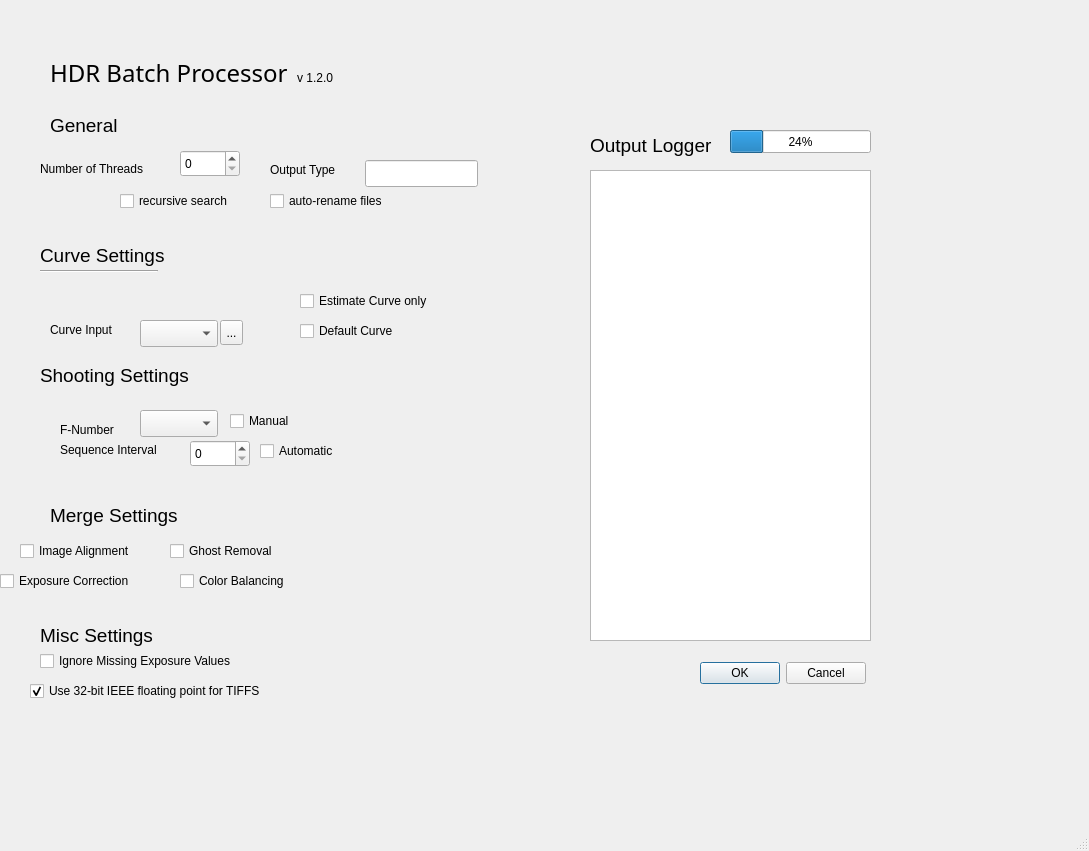
<?xml version="1.0" encoding="UTF-8"?>
<ui version="4.0">
 <class>MainWindow</class>
 <widget class="QMainWindow" name="MainWindow">
  <property name="geometry">
   <rect>
    <x>0</x>
    <y>0</y>
    <width>1089</width>
    <height>851</height>
   </rect>
  </property>
  <property name="windowTitle">
   <string>MainWindow</string>
  </property>
  <widget class="QWidget" name="centralwidget">
   <widget class="QDialogButtonBox" name="buttonBox">
    <property name="geometry">
     <rect>
      <x>690</x>
      <y>660</y>
      <width>176</width>
      <height>27</height>
     </rect>
    </property>
    <property name="standardButtons">
     <set>QDialogButtonBox::Cancel|QDialogButtonBox::Ok</set>
    </property>
   </widget>
   <widget class="QSpinBox" name="threads_sb">
    <property name="geometry">
     <rect>
      <x>180</x>
      <y>150</y>
      <width>60</width>
      <height>27</height>
     </rect>
    </property>
   </widget>
   <widget class="QLabel" name="label">
    <property name="geometry">
     <rect>
      <x>40</x>
      <y>160</y>
      <width>131</width>
      <height>17</height>
     </rect>
    </property>
    <property name="text">
     <string>Number of Threads</string>
    </property>
   </widget>
   <widget class="QCheckBox" name="checkBox">
    <property name="geometry">
     <rect>
      <x>120</x>
      <y>190</y>
      <width>141</width>
      <height>22</height>
     </rect>
    </property>
    <property name="text">
     <string>recursive search</string>
    </property>
   </widget>
   <widget class="QCheckBox" name="checkBox_2">
    <property name="geometry">
     <rect>
      <x>270</x>
      <y>190</y>
      <width>141</width>
      <height>22</height>
     </rect>
    </property>
    <property name="text">
     <string>auto-rename files</string>
    </property>
   </widget>
   <widget class="QLineEdit" name="lineEdit">
    <property name="geometry">
     <rect>
      <x>365</x>
      <y>160</y>
      <width>113</width>
      <height>27</height>
     </rect>
    </property>
   </widget>
   <widget class="QLabel" name="label_2">
    <property name="geometry">
     <rect>
      <x>270</x>
      <y>160</y>
      <width>91</width>
      <height>20</height>
     </rect>
    </property>
    <property name="text">
     <string>Output Type</string>
    </property>
   </widget>
   <widget class="QComboBox" name="comboBox">
    <property name="geometry">
     <rect>
      <x>140</x>
      <y>410</y>
      <width>78</width>
      <height>27</height>
     </rect>
    </property>
   </widget>
   <widget class="QLabel" name="label_3">
    <property name="geometry">
     <rect>
      <x>60</x>
      <y>420</y>
      <width>81</width>
      <height>20</height>
     </rect>
    </property>
    <property name="text">
     <string>F-Number</string>
    </property>
   </widget>
   <widget class="QLabel" name="label_4">
    <property name="geometry">
     <rect>
      <x>50</x>
      <y>320</y>
      <width>81</width>
      <height>20</height>
     </rect>
    </property>
    <property name="text">
     <string>Curve Input</string>
    </property>
   </widget>
   <widget class="QComboBox" name="comboBox_2">
    <property name="geometry">
     <rect>
      <x>140</x>
      <y>320</y>
      <width>78</width>
      <height>27</height>
     </rect>
    </property>
   </widget>
   <widget class="QLabel" name="label_5">
    <property name="geometry">
     <rect>
      <x>60</x>
      <y>440</y>
      <width>121</width>
      <height>20</height>
     </rect>
    </property>
    <property name="text">
     <string>Sequence Interval</string>
    </property>
   </widget>
   <widget class="QSpinBox" name="spinBox">
    <property name="geometry">
     <rect>
      <x>190</x>
      <y>440</y>
      <width>60</width>
      <height>27</height>
     </rect>
    </property>
   </widget>
   <widget class="QCheckBox" name="checkBox_3">
    <property name="geometry">
     <rect>
      <x>260</x>
      <y>440</y>
      <width>97</width>
      <height>22</height>
     </rect>
    </property>
    <property name="text">
     <string>Automatic</string>
    </property>
   </widget>
   <widget class="QCheckBox" name="checkBox_4">
    <property name="geometry">
     <rect>
      <x>230</x>
      <y>410</y>
      <width>97</width>
      <height>22</height>
     </rect>
    </property>
    <property name="text">
     <string>Manual</string>
    </property>
   </widget>
   <widget class="QToolButton" name="toolButton">
    <property name="geometry">
     <rect>
      <x>220</x>
      <y>320</y>
      <width>23</width>
      <height>25</height>
     </rect>
    </property>
    <property name="text">
     <string>...</string>
    </property>
   </widget>
   <widget class="QCheckBox" name="checkBox_5">
    <property name="geometry">
     <rect>
      <x>20</x>
      <y>540</y>
      <width>141</width>
      <height>22</height>
     </rect>
    </property>
    <property name="text">
     <string>Image Alignment</string>
    </property>
   </widget>
   <widget class="QCheckBox" name="checkBox_6">
    <property name="geometry">
     <rect>
      <x>0</x>
      <y>570</y>
      <width>181</width>
      <height>22</height>
     </rect>
    </property>
    <property name="text">
     <string>Exposure Correction</string>
    </property>
   </widget>
   <widget class="QCheckBox" name="checkBox_7">
    <property name="geometry">
     <rect>
      <x>170</x>
      <y>540</y>
      <width>131</width>
      <height>22</height>
     </rect>
    </property>
    <property name="text">
     <string>Ghost Removal</string>
    </property>
   </widget>
   <widget class="QCheckBox" name="checkBox_8">
    <property name="geometry">
     <rect>
      <x>180</x>
      <y>570</y>
      <width>141</width>
      <height>22</height>
     </rect>
    </property>
    <property name="text">
     <string>Color Balancing</string>
    </property>
   </widget>
   <widget class="QCheckBox" name="checkBox_9">
    <property name="geometry">
     <rect>
      <x>40</x>
      <y>650</y>
      <width>241</width>
      <height>22</height>
     </rect>
    </property>
    <property name="text">
     <string>Ignore Missing Exposure Values</string>
    </property>
   </widget>
   <widget class="QCheckBox" name="checkBox_10">
    <property name="geometry">
     <rect>
      <x>300</x>
      <y>290</y>
      <width>171</width>
      <height>22</height>
     </rect>
    </property>
    <property name="text">
     <string>Estimate Curve only</string>
    </property>
   </widget>
   <widget class="QCheckBox" name="checkBox_11">
    <property name="geometry">
     <rect>
      <x>300</x>
      <y>320</y>
      <width>131</width>
      <height>22</height>
     </rect>
    </property>
    <property name="text">
     <string>Default Curve</string>
    </property>
   </widget>
   <widget class="QCheckBox" name="checkBox_13">
    <property name="geometry">
     <rect>
      <x>30</x>
      <y>680</y>
      <width>291</width>
      <height>22</height>
     </rect>
    </property>
    <property name="text">
     <string>Use 32-bit IEEE floating point for TIFFS</string>
    </property>
    <property name="checked">
     <bool>true</bool>
    </property>
   </widget>
   <widget class="QLabel" name="label_8">
    <property name="geometry">
     <rect>
      <x>40</x>
      <y>240</y>
      <width>131</width>
      <height>31</height>
     </rect>
    </property>
    <property name="font">
     <font>
      <pointsize>14</pointsize>
     </font>
    </property>
    <property name="text">
     <string>Curve Settings</string>
    </property>
   </widget>
   <widget class="Line" name="line">
    <property name="geometry">
     <rect>
      <x>40</x>
      <y>270</y>
      <width>118</width>
      <height>3</height>
     </rect>
    </property>
    <property name="orientation">
     <enum>Qt::Horizontal</enum>
    </property>
   </widget>
   <widget class="QLabel" name="label_9">
    <property name="geometry">
     <rect>
      <x>50</x>
      <y>110</y>
      <width>131</width>
      <height>31</height>
     </rect>
    </property>
    <property name="font">
     <font>
      <pointsize>14</pointsize>
     </font>
    </property>
    <property name="text">
     <string>General</string>
    </property>
   </widget>
   <widget class="QLabel" name="label_10">
    <property name="geometry">
     <rect>
      <x>40</x>
      <y>360</y>
      <width>171</width>
      <height>31</height>
     </rect>
    </property>
    <property name="font">
     <font>
      <pointsize>14</pointsize>
     </font>
    </property>
    <property name="text">
     <string>Shooting Settings</string>
    </property>
   </widget>
   <widget class="QLabel" name="label_11">
    <property name="geometry">
     <rect>
      <x>50</x>
      <y>500</y>
      <width>131</width>
      <height>31</height>
     </rect>
    </property>
    <property name="font">
     <font>
      <pointsize>14</pointsize>
     </font>
    </property>
    <property name="text">
     <string>Merge Settings</string>
    </property>
   </widget>
   <widget class="QLabel" name="label_12">
    <property name="geometry">
     <rect>
      <x>40</x>
      <y>620</y>
      <width>131</width>
      <height>31</height>
     </rect>
    </property>
    <property name="font">
     <font>
      <pointsize>14</pointsize>
     </font>
    </property>
    <property name="text">
     <string>Misc Settings</string>
    </property>
   </widget>
   <widget class="QTextEdit" name="textEdit">
    <property name="geometry">
     <rect>
      <x>590</x>
      <y>170</y>
      <width>281</width>
      <height>471</height>
     </rect>
    </property>
    <property name="html">
     <string>&lt;!DOCTYPE HTML PUBLIC &quot;-//W3C//DTD HTML 4.0//EN&quot; &quot;http://www.w3.org/TR/REC-html40/strict.dtd&quot;&gt;
&lt;html&gt;&lt;head&gt;&lt;meta name=&quot;qrichtext&quot; content=&quot;1&quot; /&gt;&lt;style type=&quot;text/css&quot;&gt;
p, li { white-space: pre-wrap; }
&lt;/style&gt;&lt;/head&gt;&lt;body style=&quot; font-family:'Ubuntu'; font-size:11pt; font-weight:400; font-style:normal;&quot;&gt;
&lt;p style=&quot;-qt-paragraph-type:empty; margin-top:0px; margin-bottom:0px; margin-left:0px; margin-right:0px; -qt-block-indent:0; text-indent:0px;&quot;&gt;&lt;br /&gt;&lt;/p&gt;&lt;/body&gt;&lt;/html&gt;</string>
    </property>
   </widget>
   <widget class="QLabel" name="label_13">
    <property name="geometry">
     <rect>
      <x>590</x>
      <y>130</y>
      <width>171</width>
      <height>31</height>
     </rect>
    </property>
    <property name="font">
     <font>
      <pointsize>14</pointsize>
     </font>
    </property>
    <property name="text">
     <string>Output Logger</string>
    </property>
   </widget>
   <widget class="QProgressBar" name="progressBar">
    <property name="geometry">
     <rect>
      <x>730</x>
      <y>130</y>
      <width>141</width>
      <height>23</height>
     </rect>
    </property>
    <property name="value">
     <number>24</number>
    </property>
   </widget>
   <widget class="QWidget" name="">
    <property name="geometry">
     <rect>
      <x>50</x>
      <y>30</y>
      <width>301</width>
      <height>60</height>
     </rect>
    </property>
    <layout class="QHBoxLayout" name="horizontalLayout">
     <item>
      <widget class="QLabel" name="label_6">
       <property name="font">
        <font>
         <family>Droid Serif</family>
         <pointsize>18</pointsize>
        </font>
       </property>
       <property name="text">
        <string>HDR Batch Processor</string>
       </property>
       <property name="alignment">
        <set>Qt::AlignBottom|Qt::AlignLeading|Qt::AlignLeft</set>
       </property>
      </widget>
     </item>
     <item>
      <widget class="QLabel" name="label_7">
       <property name="styleSheet">
        <string notr="true">margin-bottom: 2px;</string>
       </property>
       <property name="text">
        <string>v 1.2.0</string>
       </property>
       <property name="alignment">
        <set>Qt::AlignBottom|Qt::AlignLeading|Qt::AlignLeft</set>
       </property>
      </widget>
     </item>
    </layout>
   </widget>
  </widget>
  <widget class="QMenuBar" name="menubar">
   <property name="geometry">
    <rect>
     <x>0</x>
     <y>0</y>
     <width>1089</width>
     <height>25</height>
    </rect>
   </property>
  </widget>
  <widget class="QStatusBar" name="statusbar"/>
 </widget>
 <resources/>
 <connections/>
</ui>
